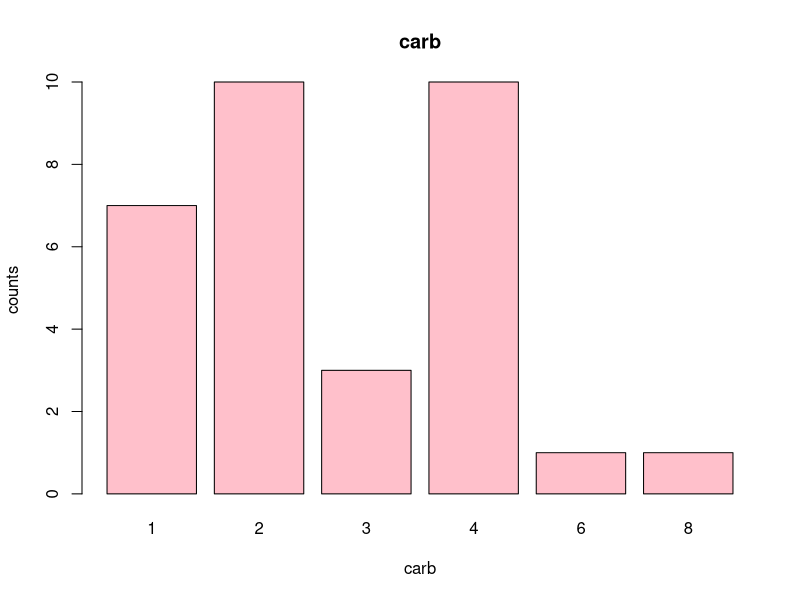
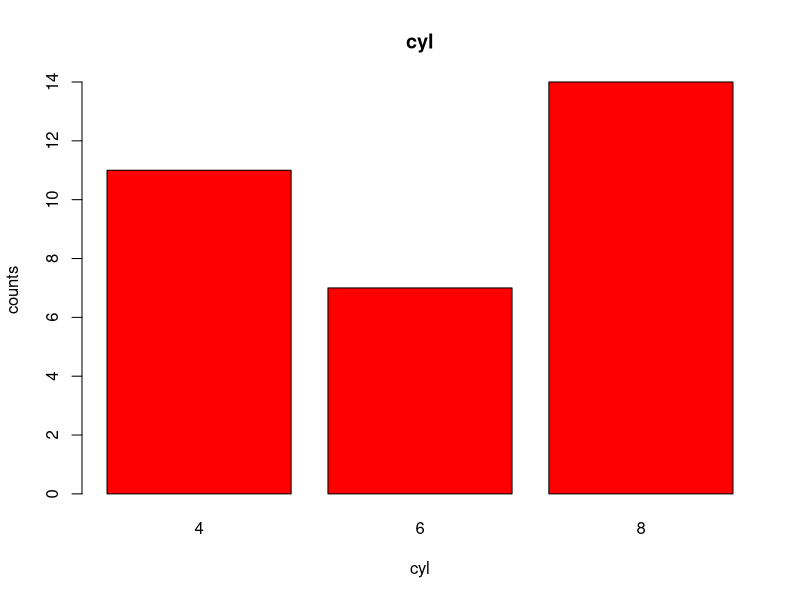
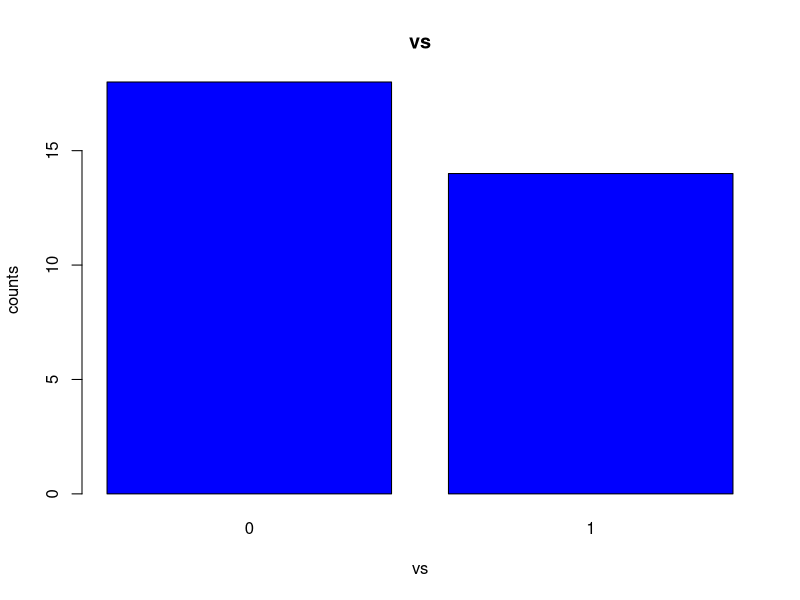
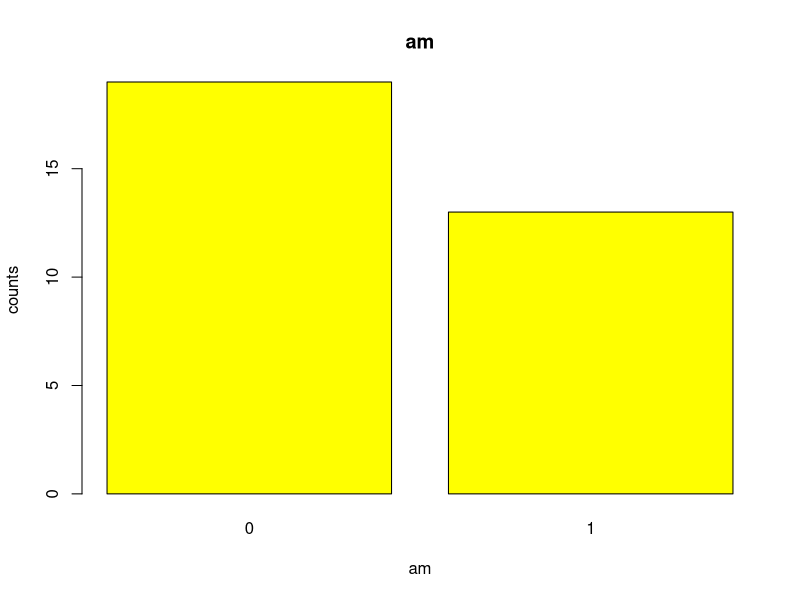
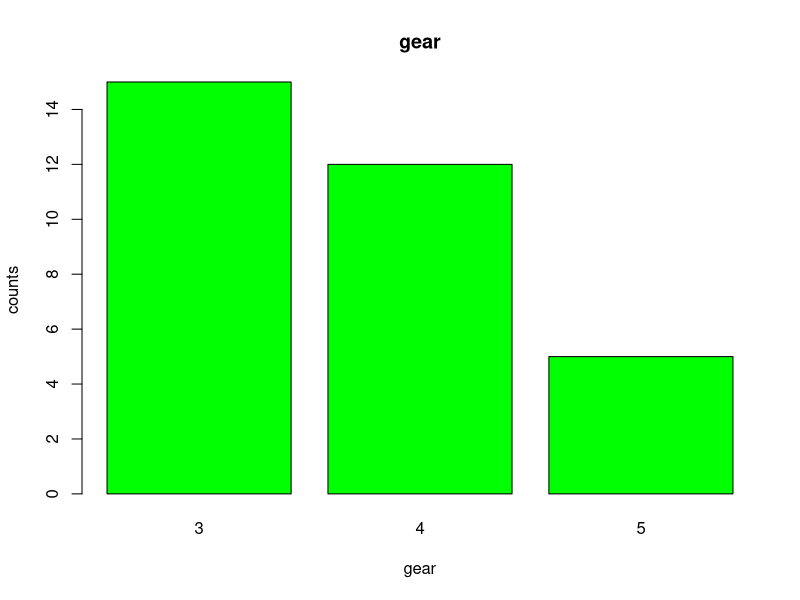
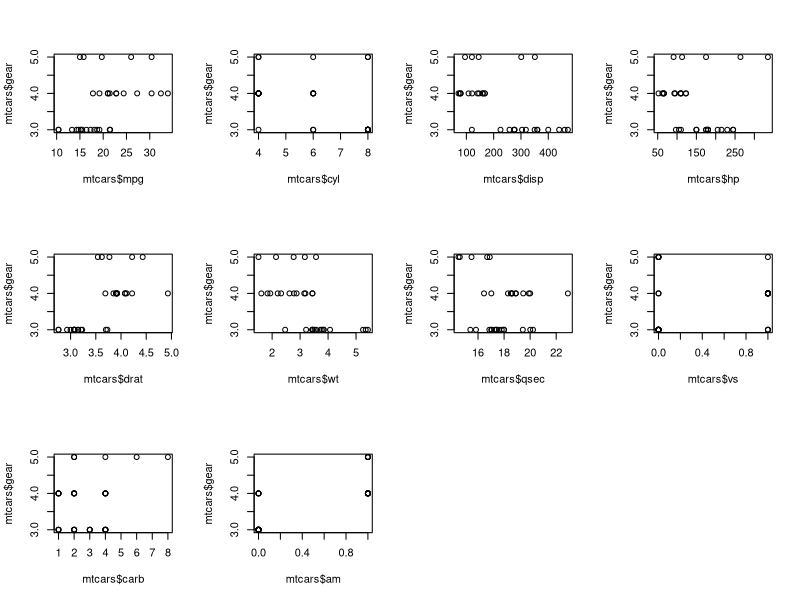

Generate these figures, in order, with R: (Note: this script raises an error after producing the figures.)
# 1. Write a program to create barplots for all the categorical columns in mtcars.
counts<- table(mtcars$carb)
barplot(counts ,main ="carb",xlab="carb",ylab = "counts",col="pink")
counts<- table(mtcars$cyl)
barplot(counts ,main ="cyl",xlab="cyl",ylab = "counts",col="red")
counts<- table(mtcars$vs)
barplot(counts ,main ="vs",xlab="vs",ylab = "counts",col="blue")
counts<- table(mtcars$am)
barplot(counts ,main ="am",xlab="am",ylab = "counts",col="yellow")
counts<- table(mtcars$gear)
barplot(counts ,main ="gear",xlab="gear",ylab = "counts",col="green")

# 2. Create a scatterplot matrix by gear types in mtcars dataset.
# Kindly expand the plot area so that below code works smoothly
par(mfrow = c(3,4))
plot(mtcars$mpg,mtcars$gear)
plot(mtcars$cyl,mtcars$gear)
plot(mtcars$disp,mtcars$gear)
plot(mtcars$hp,mtcars$gear)
plot(mtcars$drat,mtcars$gear)
plot(mtcars$wt,mtcars$gear)
plot(mtcars$qsec,mtcars$gear)
plot(mtcars$vs,mtcars$gear)
plot(mtcars$carb,mtcars$gear)
plot(mtcars$am,mtcars$gear)

# 3. Write a program to create a plot density by class variable.
mtcars %>%  gather() %>%ggplot(aes(value)) +facet_wrap(~ key,scales = "free") +stat_density()
